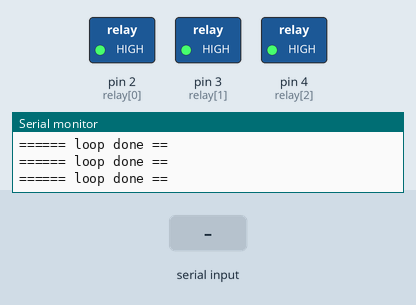
Simulated run of this sketch. Board: Arduino Uno, built with avr-gcc and run on an emulated ATmega328P. On the bench: switched loads named in the sketch (green lamp = pin HIGH), the last lines printed to the serial monitor. Inputs (shaded band) come from the test bench.

Above: at 1.2 s.
1.3 s: "1" received over Serial
At 2.5 s:
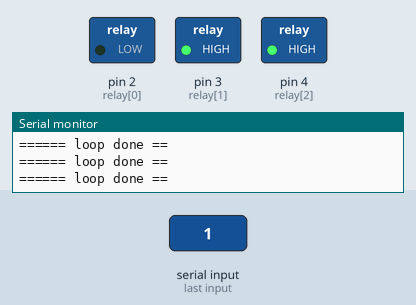
2.8 s: "2" received over Serial
At 4.1 s:
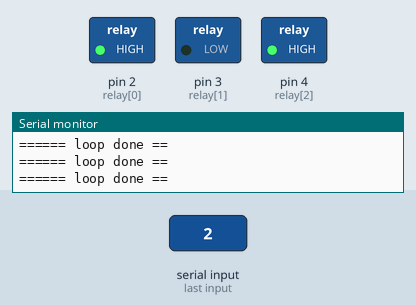
4.4 s: "3" received over Serial
At 5.4 s:
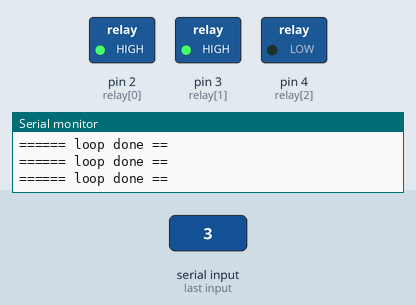
6.0 s: "1" received over Serial
At 6.11 s:
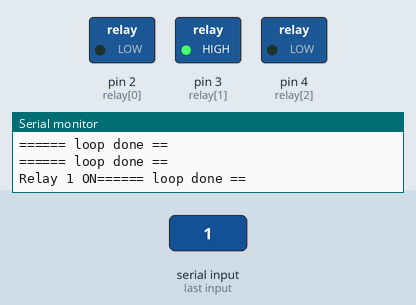
Timing chart, 0 to 8.7 s (numbered marks = the images above; inputs shaded):
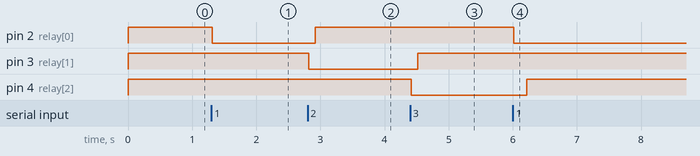

The sketch:

Button_relay.ino
```cpp
 /*
This is code to control 4 to 16 channel 5V Relay module using Arduino
 * watch the video on how to use 4 to unlimited Relay channels  https://youtu.be/Wbm3MCMgM_s

 */
/*
 *  This code is written by Ahmad Shamshiri for Robojax.com
// Written Mar 26, 2018 at 12:14 in Ajax, Ontario, Canada

 *
 */

#include "HX711.h"

int ch = 3;// number of relays you got
int relay[]={2,3,4}; // Arduino pin numbers. the same number of relay should be defined here as input pins


int wait = 2000;// delay time


void setup() {
    Serial.begin(9600);// prepare Serial monitor
    // set  pins as output

    pinMode(relay[0], OUTPUT);// connected to relay1
    digitalWrite(relay[0], HIGH); // Turn the relay OFF

    pinMode(relay[1], OUTPUT);// connected to relay2
    digitalWrite(relay[1], HIGH); // Turn the relay OFF

    pinMode(relay[2], OUTPUT);// connected to relay3
    digitalWrite(relay[2], HIGH); // Turn the relay OFF

    Serial.println("3 Relay Test");
}

void loop() {

if(Serial.available())
  {
    char temp = Serial.read();
    if(temp == '1') {
      Serial.print("Relay 1 ON");
      digitalWrite(relay[0], LOW); // Turn the relay ON
      delay(100);
      digitalWrite(relay[1], HIGH); // Turn the relay OFF
      delay(100);
      digitalWrite(relay[2], HIGH); // Turn the relay OFF
      delay(100);
    }
    else if(temp == '2') {

      Serial.print("Relay 2 ON");
      digitalWrite(relay[1], LOW); // Turn the relay ON
      delay(100);
      digitalWrite(relay[0], HIGH); // Turn the relay OFF
      delay(100);
      digitalWrite(relay[2], HIGH); // Turn the relay OFF
      delay(100);
    }

    else if(temp == '3') {
      Serial.print("Relay 3 ON");
      digitalWrite(relay[2], LOW); // Turn the relay ON
      delay(100);
      digitalWrite(relay[1], HIGH); // Turn the relay OFF
      delay(100);
      digitalWrite(relay[0], HIGH); // Turn the relay OFF
      delay(100);
    }
        else if(temp == '0') {
      Serial.print("All OFF");
      digitalWrite(relay[2], HIGH); // Turn the relay ON
      delay(100);
      digitalWrite(relay[1], HIGH); // Turn the relay OFF
      delay(100);
      digitalWrite(relay[0], HIGH); // Turn the relay OFF
      delay(100);
    }


 }// for loop


    Serial.println("====== loop done ==");

}// loop
```

Measured:
- after the input at 1.3 s, pin 2 (relay[0]): HIGH → LOW at once
- after the input at 2.8 s, pin 2 (relay[0]): LOW → HIGH after 0.12 s; pin 3 (relay[1]): HIGH → LOW at once
- after the input at 4.4 s, pin 3 (relay[1]): LOW → HIGH after 0.12 s; pin 4 (relay[2]): HIGH → LOW at once
- after the input at 6.0 s, pin 2 (relay[0]): HIGH → LOW at once; pin 4 (relay[2]): LOW → HIGH after 0.22 s
